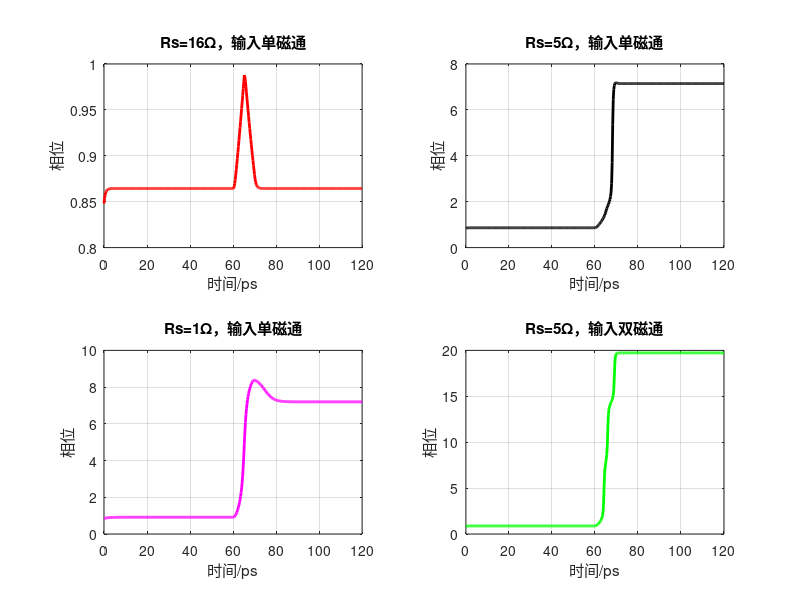

This chart was generated by the following MATLAB code:
clear
T_MAX=120E-12;
T_MIN=0;
h=0.25E-12; %一个区间长度
number=(T_MAX-T_MIN)/h;%区间个数
t=0:h*1E12:T_MAX*1E12;
load ('delta.mat')
 
subplot(2,2,1);
plot(t,delta(:,1),'r','Linewidth',2);
grid;
xlabel('时间/ps');
ylabel('相位');
title('Rs=16Ω，输入单磁通');
 
subplot(2,2,2); %%子图2绘制
plot(t,delta(:,2),'k','Linewidth',2);
grid;
xlabel('时间/ps');
ylabel('相位');
title('Rs=5Ω，输入单磁通');
 
subplot(2,2,3); %%子图3绘制
plot(t,delta(:,3),'m','Linewidth',2);
grid;
xlabel('时间/ps');
ylabel('相位');
title('Rs=1Ω，输入单磁通');
 
subplot(2,2,4); %%子图4绘制
plot(t,delta(:,4),'g','Linewidth',2);
grid;
xlabel('时间/ps');
ylabel('相位');
title('Rs=5Ω，输入双磁通');
